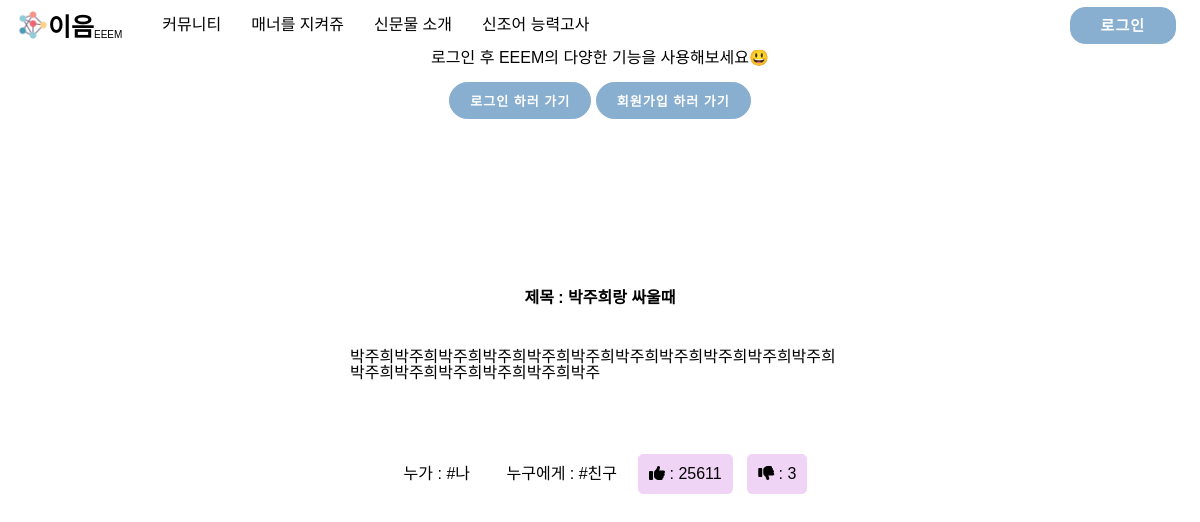
Page /manner/detail/2 on the committed database.
### main/models.py (models this page shows)
class manner(models.Model):
    text = models.CharField(max_length=18)
    like = models.IntegerField()
    dis_like = models.IntegerField()
    hashtag_me = models.CharField(max_length=20)
    hashtag_you = models.CharField(max_length=20)
    hashtag_situation = models.CharField(max_length=500)

### main/views.py (the view)
# urls.py: path('manner/detail/<str:id>', views.mannersDetail, name='mannersDetail'),
def mannersDetail(request, id):
    manner_detail = get_object_or_404(manner, pk=id)
    return render(request, "mannersDetail.html", {"mannersdetail": manner_detail})

### main/templates/mannersDetail.html (shortened to what this page needs)
{% extends 'base.html' %}{% load static %} {% block content %}
<link rel="stylesheet" href='{% static "css/mannersDetail.css" %}'>
<body>
  <div class="mannersDetail__box">
    <h3>제목 : {{mannersdetail.text}}</h3>
    <div class="mannersDetail__box--situation">
      <p>{{mannersdetail.hashtag_situation}}</p>
    </div>
    <div class="mannersDetail__box--tag">
      <div class="mannersDetail__box--tag--hashtag">
        <span>누가 : {{mannersdetail.hashtag_me}}</span>
        <span>누구에게 : {{mannersdetail.hashtag_you}}</span>
      </div>
      <div class="mannersDetail__box--tag--like">
        <button onclick="location.href = '{% url 'mannerLikeUp' mannersdetail.id %}'"><i class="fas fa-thumbs-up"></i> : {{mannersdetail.like}}</button>
        <button onclick="location.href = '{% url 'mannerDisLikeUp' mannersdetail.id %}'"><i class="fas fa-thumbs-down"></i> : {{mannersdetail.dis_like}}</button>
      </div>
    </div>
  </div>
</body>
</html>
{% endblock %}

### main/static/css/mannersDetail.css (style rules this page uses)
.mannersDetail__box { display: flex; flex-direction: column; align-items: center; padding-top: 60px; }
.mannersDetail__box h3 { margin: 30px 0px; }
.mannersDetail__box--situation { padding: 10px; width: 500px; height: auto; min-height: 30px; border: 3px solid white; margin-bottom: 60px; }
.mannersDetail__box--tag { display: flex; justify-content: center; align-items: center; }
.mannersDetail__box--tag span { border: 1px solid white; border-radius: 5px; background-color: white; padding: 10px; margin: 0px 5px; }
.mannersDetail__box--tag button { border: 1px solid rgb(240, 212, 245); border-radius: 5px; background-color: rgb(240, 212, 245); padding: 10px; margin: 0px 5px; cursor: pointer; font-size: 16px; }

### rows in the picture
manner: text "박주희랑 싸울때", hashtag_situation "박주희박주희박주희박주희박주희박주희박주희박주희박주희박주희박주희박주희박주희박주희박주희박주희박주", hashtag_me "#나", hashtag_you "#친구", like "25611", dis_like "3"
